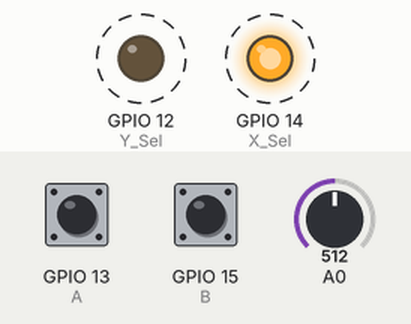
Simulated run of this program. Board: ESP8266 board running MicroPython. Shown: output pins drawn as LEDs (lit = HIGH). Dashed ring = blinking. The inputs (shaded band) are chosen by the test bench; at power-on: GPIO 13 (A) HIGH, GPIO 15 (B) HIGH, A0 = 512 (analog values on the 0–1023 scale). What the program prints to the serial console is not drawn.

Above: at 0.1 s.
Timing chart, 0 to 3.0 s (numbered marks = the images above):
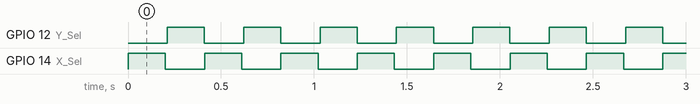

Measured:
- by itself, GPIO 12 (Y_Sel), GPIO 14 (X_Sel): alternates HIGH for 0.20 s and LOW for 0.21 s

The program:

MainJoystick_works.py
```python
import utime
from machine import I2C, Pin
import machine
#import sh1106

#Pin defs for Wemos D1 Mini
D0 = 16
D1 = 5
D2 = 4
D3 = 0
D4 = 2
D5 = 14
D6 = 12
D7 = 13
D8 = 15
A0 = 0

wemos_d1_pins = {
    'D0': 16,  # GPIO
    'D1': 5,   # GPIO, I2C SCL
    'D2': 4,   # GPIO, I2C SDA
    'D3': 0,   # GPIO
    'D4': 2,   # GPIO
    'D5': 14,  # GPIO, SPI SCK (Serial Clock)
    'D6': 12,  # GPIO, SPI MISO (Master in, Slave out)
    'D7': 13,  # GPIO, SPI MOSI (Master out, Slave in)
    'D8': 15,  # GPIO, SPI SS (Slave select)
    'A0': 0,   # Analog in, via ADC
    'RX': 3,   # Receive
    'TX': 1    # Transmit
}

#Game pins
Buzzer = wemos_d1_pins['D3']
LED = wemos_d1_pins['D4']
SDA = wemos_d1_pins['D1']
SCL = wemos_d1_pins['D2']
X_Sel_Pin = wemos_d1_pins['D5']
Y_Sel_Pin = wemos_d1_pins['D6']
Joy_Sw = wemos_d1_pins['D0']
A_Sw = wemos_d1_pins['D7']
B_Sw = wemos_d1_pins['D8']


def getButtons():
    firstA = A.value()
    firstB = B.value()
    utime.sleep_ms(10)
    secondA = A.value()
    secondB = B.value()
    APressed = firstA and secondA
    BPressed = firstB and secondB
    #print(APressed)
    #print(BPressed)
    return APressed, BPressed

def getJoyStickX():
    X_Sel.value(1)
    utime.sleep_ms(200)
    X = adc.read()
    X_Sel.value(0)
    return 1024-X

def getJoyStickY():
    Y_Sel.value(1)
    utime.sleep_ms(200)
    Y = adc.read()
    Y_Sel.value(0)
    return 1024-Y

def main():
    count = 0
    while True:

        JoyX = getJoyStickX()
        APressed, BPressed = getButtons()
        JoyY = getJoyStickY()

        print("X " + str(JoyX) + "\t Y " + str(JoyY) + "\tA " + str(APressed) + "\t B " + str(BPressed))


        count = count + 1
    return APressed, BPressed


if __name__ == '__main__':
    #setup the variables


    A = Pin(A_Sw, Pin.IN, Pin.PULL_UP)
    B = Pin(B_Sw, Pin.IN, Pin.PULL_UP)

    X_Sel = Pin(X_Sel_Pin, Pin.OUT)
    Y_Sel = Pin(Y_Sel_Pin, Pin.OUT)
    X_Sel.value(0)
    Y_Sel.value(0)
    adc = machine.ADC(wemos_d1_pins['A0'])

    #testOled()
    main()
```
